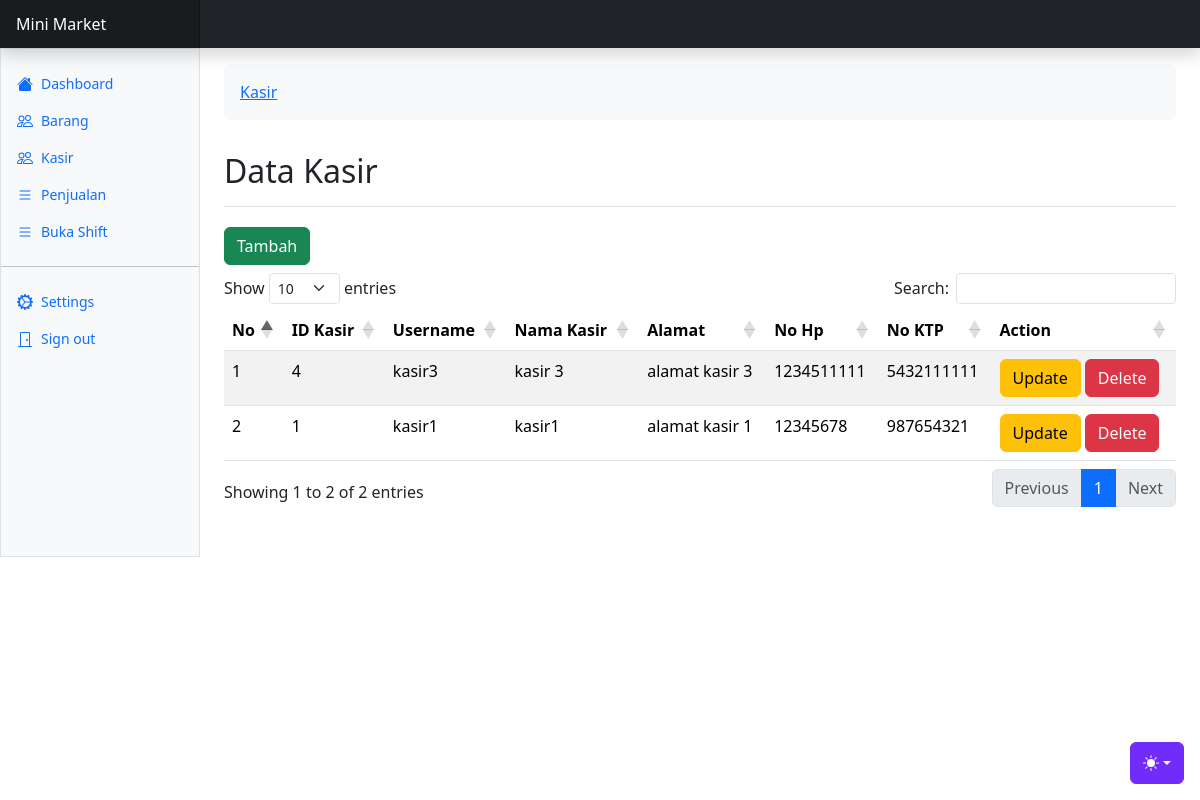
Screenshot of /kasir/index.php (signed in) with the database file from the repository.
### tables this page shows
CREATE TABLE `kasir` (
  `id_kasir` int(11) NOT NULL,
  `nama_kasir` varchar(30) DEFAULT NULL,
  `alamat` varchar(100) DEFAULT NULL,
  `no_tlp` bigint(20) DEFAULT NULL,
  `no_ktp` bigint(20) DEFAULT NULL,
  `username` varchar(100) DEFAULT NULL,
  `password` varchar(255) DEFAULT NULL
);

### kasir/index.php (the view, shortened to what this page needs)
<?php
$database = new Database();
$db = $database->getConnection();
$query = "SELECT * FROM kasir ORDER BY id_kasir DESC ";
$result = $db->query($query);
require_once '../tamplate/header.php';
?>
<?php require_once '../tamplate/sidebar.php'; ?>
    <main class="col-md-9 ms-sm-auto col-lg-10 px-md-4 mt-3">
    <nav aria-label="breadcrumb">
        <ol class="breadcrumb p-3 bg-body-tertiary rounded-3">
        <li class="breadcrumb-item active"><a href="<?php echo BASE_URL; ?>kasir">Kasir</a></li>
        </ol>
    </nav>
    <div class="d-flex justify-content-between flex-wrap flex-md-nowrap align-items-center pt-3 pb-2 mb-3 border-bottom">
        <h1 class="h2">Data Kasir</h1>
    </div>
      <h2><a href="create.php" class="btn btn-success">Tambah</a></h2>
      <div class="table-responsive">
        <table id="siswaTable" class="table table-striped dt-responsive nowrap" style="width:100%">
          <thead>
            <tr>
              <th scope="col">No</th>
              <th scope="col">ID Kasir</th>
              <th scope="col">Username</th>
              <th scope="col">Nama Kasir</th>
              <th scope="col">Alamat</th>
              <th scope="col">No Hp</th>
              <th scope="col">No KTP</th>
              <th scope="col">Action</th>
            </tr>
          </thead>
          <tbody>
          <?php $i = "1"; if ($result->num_rows > 0): ?>
                <?php while ($row = $result->fetch_assoc()): ?>
                    <tr>
                        <td><?= $i++; ?></td>
                        <td><?= $row['id_kasir']; ?></td>
                        <td><?= $row['username']; ?></td>
                        <td><?= $row['nama_kasir']; ?></td>
                        <td><?= $row['alamat']; ?></td>
                        <td><?= $row['no_tlp']; ?></td>
                        <td><?= $row['no_ktp']; ?></td>
                        <td class="action-buttons">
                            <a href="update.php?id_kasir=<?= $row['id_kasir']; ?>" class="btn btn-warning">Update</a>
                            <a href="delete.php?id_kasir=<?= $row['id_kasir']; ?>" class="btn btn-danger">Delete</a>
                        </td>
                    </tr>
                <?php endwhile; ?>
            <?php else: ?>
                <tr>
                    <td colspan="3">Tidak ada data pelajaran.</td>
                </tr>
            <?php endif; ?>
          </tbody>
        </table>
        <br><br>
      </div>
    </main>
  </div>
</div>
<?php
require_once '../tamplate/footer.php';
?>

### rows the page displays
kasir: id_kasir "4", username "kasir3", nama_kasir "kasir 3", alamat "alamat kasir 3", no_tlp "1234511111", no_ktp "5432111111"
kasir: id_kasir "1", username "kasir1", nama_kasir "kasir1", alamat "alamat kasir 1", no_tlp "12345678", no_ktp "987654321"
